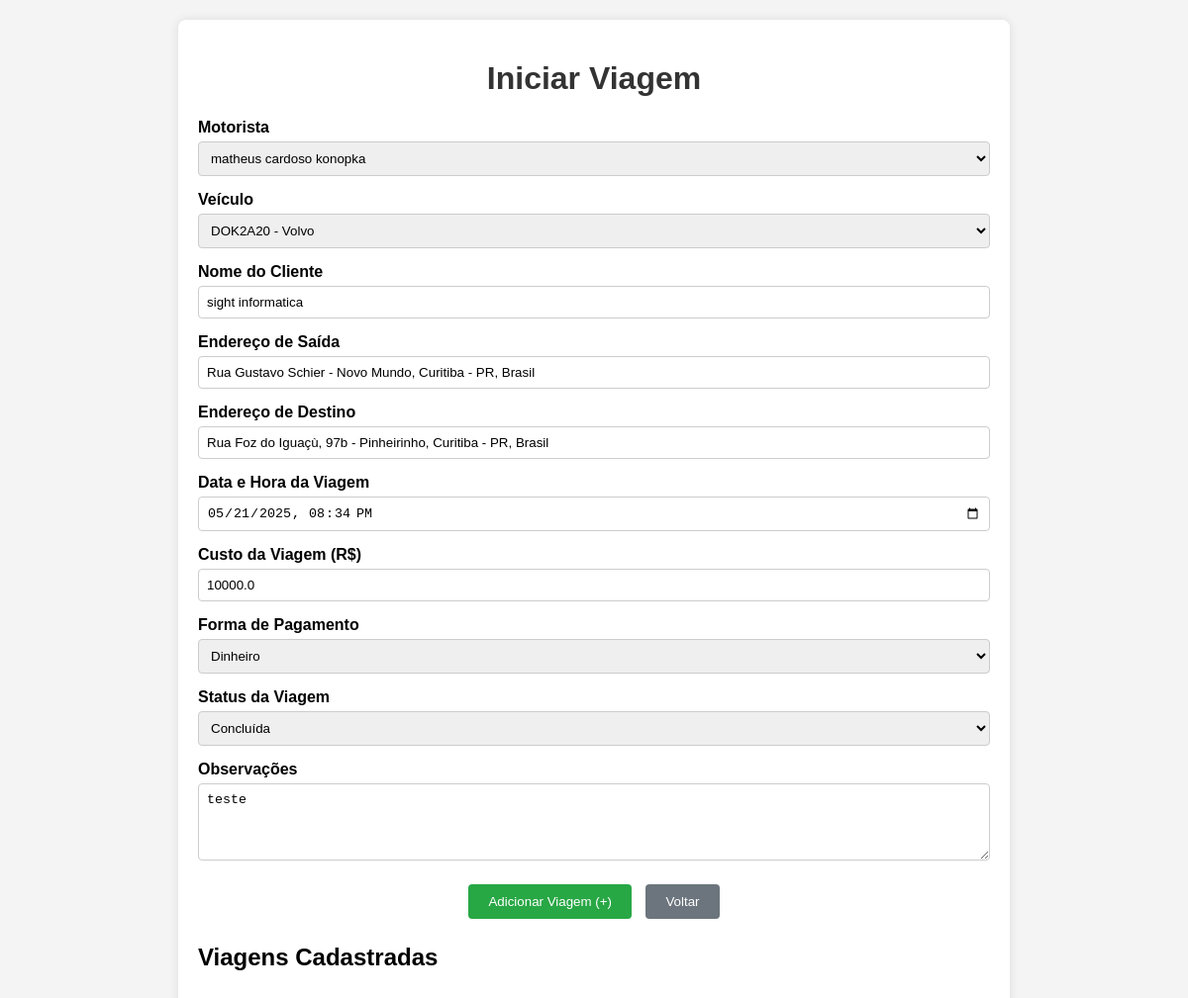
The app's page /editar_viagem/1 with its own data.
### app.py (models this page shows)
class Viagem(db.Model):
    id = db.Column(db.Integer, primary_key=True)
    motorista_id = db.Column(db.Integer, db.ForeignKey('motorista.id'), nullable=False)
    veiculo_id = db.Column(db.Integer, db.ForeignKey('veiculo.id'), nullable=False)
    cliente = db.Column(db.String(100), nullable=False)
    endereco_saida = db.Column(db.String(200), nullable=False)
    endereco_destino = db.Column(db.String(200), nullable=False)
    distancia_km = db.Column(db.Float, nullable=True)
    data_inicio = db.Column(db.DateTime, nullable=False)
    data_fim = db.Column(db.DateTime, nullable=True)
    duracao_segundos = db.Column(db.Integer, nullable=True)
    custo = db.Column(db.Float, nullable=True)
    forma_pagamento = db.Column(db.String(50), nullable=True)
    status = db.Column(db.String(50), nullable=False, default='pendente', index=True)
    observacoes = db.Column(db.Text, nullable=True)
    created_at = db.Column(db.DateTime, default=datetime.utcnow)

class Motorista(db.Model):
    id = db.Column(db.Integer, primary_key=True)
    nome = db.Column(db.String(100), nullable=False)
    data_nascimento = db.Column(db.Date, nullable=False)
    endereco = db.Column(db.String(200), nullable=False)
    pessoa_tipo = db.Column(db.String(10), nullable=False)  # 'fisica' ou 'juridica'
    cpf_cnpj = db.Column(db.String(14), unique=True, nullable=False, index=True)
    rg = db.Column(db.String(9), nullable=True)
    telefone = db.Column(db.String(11), nullable=False)
    cnh = db.Column(db.String(11), unique=True, nullable=False, index=True)
    validade_cnh = db.Column(db.Date, nullable=False)
    created_at = db.Column(db.DateTime, default=datetime.utcnow)
    anexos = db.Column(db.String(500), nullable=True)  # URLs dos arquivos no Cloudflare R2, separadas por vírgula
    viagens = db.relationship('Viagem', backref='motorista')  # Relacionamento com Viagem

class Veiculo(db.Model):
    id = db.Column(db.Integer, primary_key=True)
    placa = db.Column(db.String(7), unique=True, nullable=False, index=True)
    modelo = db.Column(db.String(50), nullable=False)
    disponivel = db.Column(db.Boolean, default=True)
    created_at = db.Column(db.DateTime, default=datetime.utcnow)
    viagens = db.relationship('Viagem', backref='veiculo')  # Relacionamento com Viagem

### app.py (the view, shortened to what this page needs)
@app.route('/editar_viagem/<int:viagem_id>', methods=['GET', 'POST'])
def editar_viagem(viagem_id):
    viagem = Viagem.query.get_or_404(viagem_id)
    motoristas = Motorista.query.all()
    veiculos = Veiculo.query.filter_by(disponivel=True).all()
    viagens = Viagem.query.filter_by(data_fim=None).order_by(Viagem.data_inicio.desc()).all()
    viagens_data = []
    return render_template('iniciar_viagem.html', motoristas=motoristas, veiculos=veiculos, viagens=viagens_data, viagem_edit=viagem, GOOGLE_MAPS_API_KEY=GOOGLE_MAPS_API_KEY)

### templates/iniciar_viagem.html (shortened to what this page needs)
<!DOCTYPE html>
<html lang="pt-BR">
<head>
</head>
<body>
    <div class="container">
        <h1>Iniciar Viagem</h1>
        <form id="form-action" method="POST" action="{{ url_for('iniciar_viagem') }}">
            <div class="form-group">
                <label for="motorista_id">Motorista</label>
                <select id="motorista_id" name="motorista_id" required>
                    {% for motorista in motoristas %}
                        <option value="{{ motorista.id }}" {% if viagem_edit and viagem_edit.motorista_id == motorista.id %}selected{% endif %}>{{ motorista.nome }}</option>
                    {% endfor %}
                </select>
            </div>
            <div class="form-group">
                <label for="veiculo_id">Veículo</label>
                <select id="veiculo_id" name="veiculo_id" required>
                    {% for veiculo in veiculos %}
                        <option value="{{ veiculo.id }}" {% if viagem_edit and viagem_edit.veiculo_id == veiculo.id %}selected{% endif %}>{{ veiculo.placa }} - {{ veiculo.modelo }}</option>
                    {% endfor %}
                </select>
            </div>
            <div class="form-group">
                <label for="cliente">Nome do Cliente</label>
                <input type="text" id="cliente" name="cliente" placeholder="Digite o nome do cliente" value="{{ viagem_edit.cliente if viagem_edit else '' }}" required>
            </div>
            <div class="form-group">
                <label for="endereco_saida">Endereço de Saída</label>
                <input type="text" id="endereco_saida" name="endereco_saida" placeholder="Digite o endereço de saída" value="{{ viagem_edit.endereco_saida if viagem_edit else '' }}" required>
            </div>
            <div class="form-group">
                <label for="endereco_destino">Endereço de Destino</label>
                <input type="text" id="endereco_destino" name="endereco_destino" placeholder="Digite o endereço de destino" value="{{ viagem_edit.endereco_destino if viagem_edit else '' }}" required>
            </div>
            <div class="form-group">
                <label for="data_inicio">Data e Hora da Viagem</label>
                <input type="datetime-local" id="data_inicio" name="data_inicio" value="{{ viagem_edit.data_inicio.strftime('%Y-%m-%dT%H:%M') if viagem_edit else '' }}" required>
            </div>
            <div class="form-group">
                <label for="custo">Custo da Viagem (R$)</label>
                <input type="number" id="custo" name="custo" step="0.01" min="0" placeholder="Ex: 50.00" value="{{ viagem_edit.custo if viagem_edit and viagem_edit.custo else '' }}">
            </div>
            <div class="form-group">
                <label for="forma_pagamento">Forma de Pagamento</label>
                <select id="forma_pagamento" name="forma_pagamento">
                    <option value="dinheiro" {% if viagem_edit and viagem_edit.forma_pagamento == 'dinheiro' %}selected{% endif %}>Dinheiro</option>
                </select>
            </div>
            <div class="form-group">
                <label for="status">Status da Viagem</label>
                <select id="status" name="status" required>
                    <option value="concluida" {% if viagem_edit and viagem_edit.status == 'concluida' %}selected{% endif %}>Concluída</option>
                </select>
            </div>
            <div class="form-group">
                <label for="observacoes">Observações</label>
                <textarea id="observacoes" name="observacoes" rows="4" placeholder="Adicione observações, se necessário">{{ viagem_edit.observacoes if viagem_edit else '' }}</textarea>
            </div>
            <div class="buttons">
                <button type="submit" id="submit-btn" class="submit-btn">Adicionar Viagem (+)</button>
                <a href="{{ url_for('index') }}"><button type="button" class="back-btn">Voltar</button></a>
            </div>
        </form>
        <div class="accordion">
            <h2>Viagens Cadastradas</h2>
        </div>
    </div>
</body>
</html>

### templates/iniciar_viagem.html (style rules this page uses)
body { font-family: Arial, sans-serif; margin: 20px; background-color: #f4f4f4; }
.container { max-width: 800px; margin: 0 auto; background: #fff; padding: 20px; border-radius: 8px; box-shadow: 0 0 10px rgba(0, 0, 0, 0.1); }
h1 { text-align: center; color: #333; }
.form-group { margin-bottom: 15px; }
label { display: block; margin-bottom: 5px; font-weight: bold; }
select, input[type="text"], input[type="datetime-local"], input[type="number"], textarea { width: 100%; padding: 8px; border: 1px solid #ccc; border-radius: 4px; box-sizing: border-box; }
.buttons { text-align: center; }
button { padding: 10px 20px; margin: 5px; border: none; border-radius: 4px; cursor: pointer; }
.submit-btn { background-color: #28a745; color: white; }
.back-btn { background-color: #6c757d; color: white; }
.accordion { margin-top: 20px; }

### records on screen
Viagem: motorista_id "matheus cardoso konopka", veiculo_id "DOK2A20 - Volvo", cliente "sight informatica", endereco_saida "Rua Gustavo Schier - Novo Mundo, Curitiba - PR, Brasil", endereco_destino "Rua Foz do Iguaçù, 97b - Pinheirinho, Curitiba - PR, Brasil", data_inicio "05/21/2025 20:34", custo "10000.0", forma_pagamento "Dinheiro", status "Concluída", observacoes "teste"
